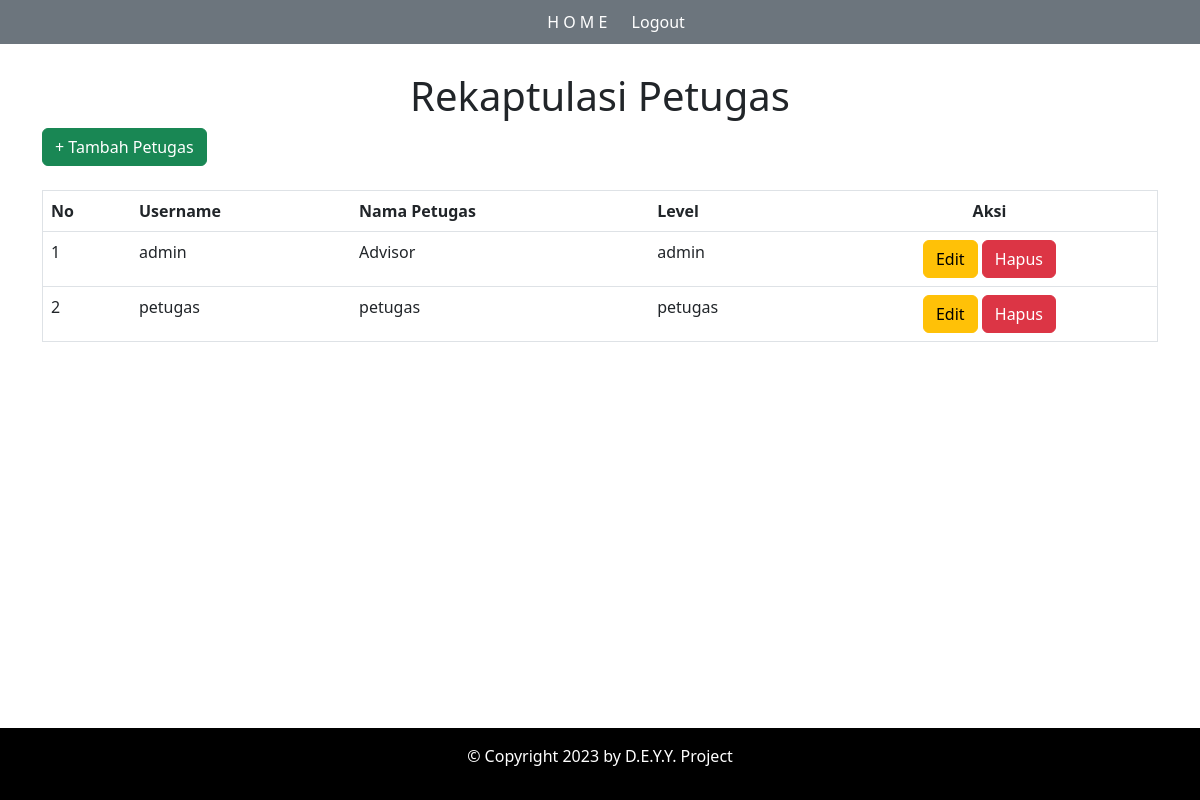
Page /PembayaranSPPSekolah/petugas.php on the committed database.
### tables this page shows
CREATE TABLE `tb_petugas` (
  `id_petugas` int(11) NOT NULL,
  `username` varchar(100) NOT NULL,
  `password` varchar(100) NOT NULL,
  `nama_petugas` varchar(100) NOT NULL,
  `level` enum('admin','petugas') NOT NULL
);

### PembayaranSPPSekolah/petugas.php (the view, shortened to what this page needs)
<?php
$koneksi = mysqli_connect('localhost', 'root', '', 'db_spp');
?>
<!doctype html>
<html lang="en">
<head>
    <link rel="stylesheet" href="assets/css/style.css">
    <link rel="stylesheet" href="assets/css/bootstrap.min.css">
</head>
<body class="container-fluid">
    <?php
    include "header.php";
    ?>
    <br>
    <div class="container">
        <div class="text-center">
            <h1 class="mt-5">Rekaptulasi Petugas</h1>
        </div>
        <a href="petugas-tambah.php" class="btn btn-success">+ Tambah Petugas</a>
        <br><br>
        <table border="1" width="100%" class="table table-hover">
            <tr>
                <th>No</th>
                <th>Username</th>
                <th>Nama Petugas</th>
                <th>Level</th>
                <th class="text-center">Aksi</th>
            </tr>
            <?php
            $no = 1;
            $sql = "CALL pPetugas1()";
            $query = mysqli_query($koneksi, $sql);
            while ($data = mysqli_fetch_array($query)) {?>
                <tr>
                    <td><?= $no++; ?></td>
                    <td><?= $data['username']; ?></td>
                    <td><?= $data['nama_petugas']; ?></td>
                    <td><?= $data['level']; ?></td>
                    <td class="text-center"><a href="petugas-edit.php?id_petugas=<?= $data['id_petugas']; ?>" class="btn btn-warning">Edit</a> <a href="petugas-hapus.php?id_petugas=<?= $data['id_petugas']; ?>" onclick="return confirm('Apakah Anda yakin ingin menghapus data ini?')" class="btn btn-danger">Hapus</a></td>
                </tr>
                <?php
            } ?>
        </table>
    </div>
    <footer class="text-center" style="position: fixed; right: 0; bottom: 0; left: 0; padding: 0px; background-color: black; color: white;">
        <p class="text-white p-3">&copy; Copyright 2023 by D.E.Y.Y. Project</p>
    </footer>
</body>
</html>

### PembayaranSPPSekolah/assets/css/style.css (style rules this page uses)
* { margin: 0; padding: 0; }

### rows in the picture
tb_petugas: username "admin", nama_petugas "Advisor", level "admin"
tb_petugas: username "petugas", nama_petugas "petugas", level "petugas"
